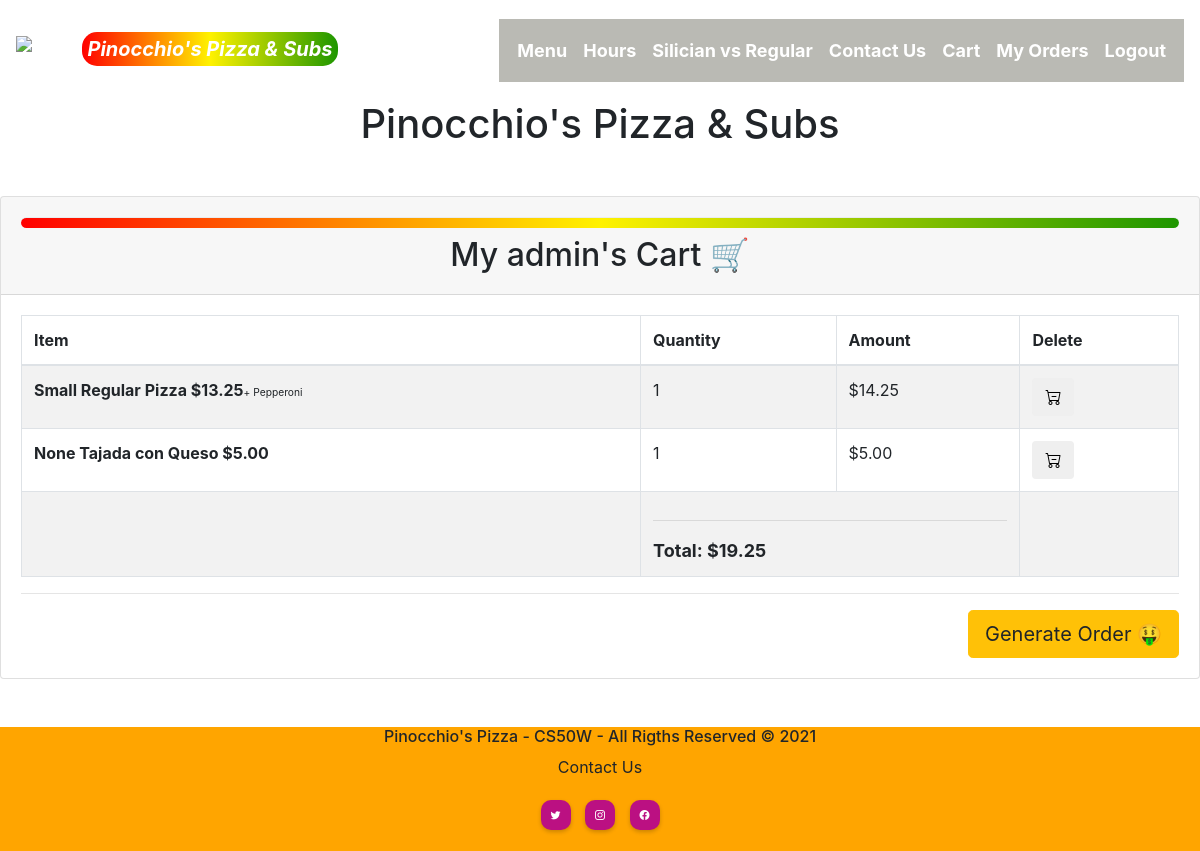
The page /cart (signed in) on the database as committed earlier.
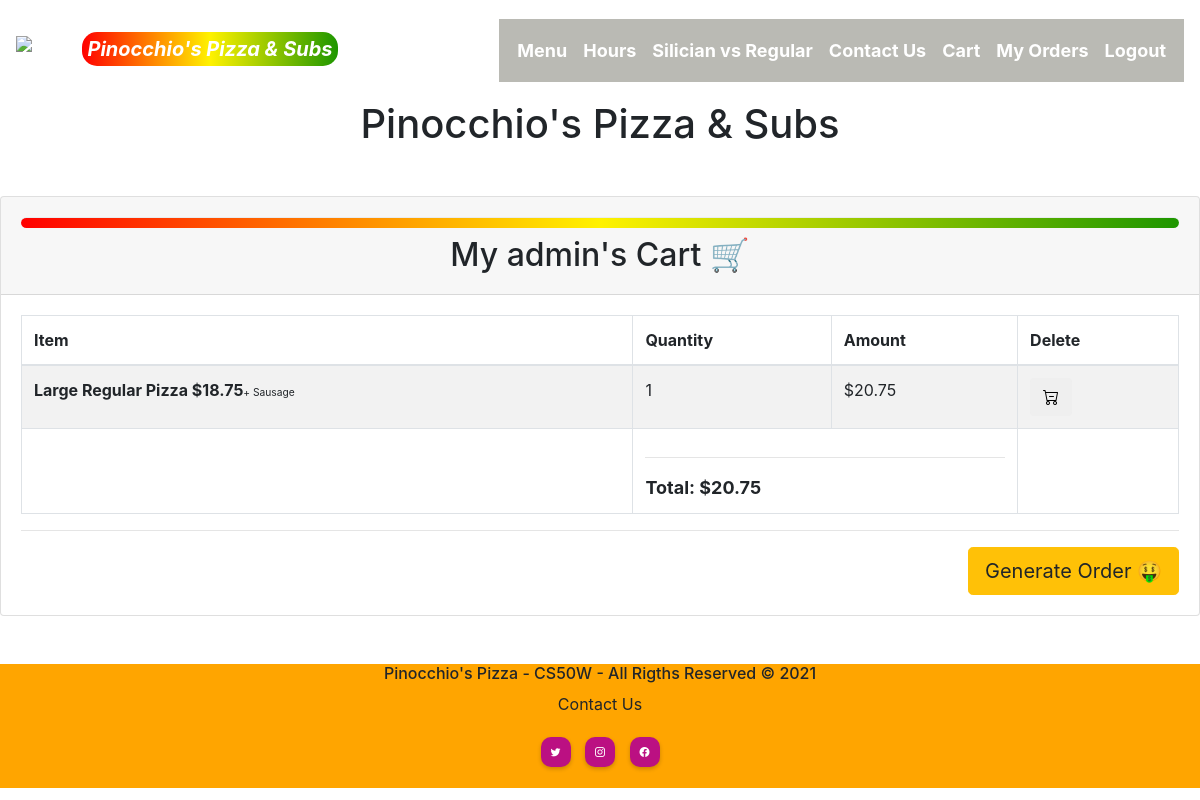
The same page on the database as committed later.
### orders/models.py (models this page shows, shortened)
class ItemCost(models.Model):
    size = models.ForeignKey(
        Size, on_delete=models.PROTECT, blank=True, null=True)
    itemcost = models.ManyToManyField(
        Inventory, blank=True, related_name="cost")
    amount = models.DecimalField(max_digits=6, decimal_places=2)
    def __str__(self):
        for each in self.itemcost.all():
            return f"{self.size} {each} ${self.amount}"

class Size(models.Model):
    size = models.CharField(max_length=64, blank=True)
    def __str__(self):
        return f"{self.size}"

class Inventory(models.Model):
    name = models.CharField(max_length=64)
    image = models.ImageField(upload_to="static/images/", blank=True)
    toppings = models.ManyToManyField(
        Topping, blank=True, related_name="toppings")
    special = models.BooleanField(default=False)
    customizable = models.BooleanField(default=True)
    item_type = models.ForeignKey(Type, on_delete=models.PROTECT, null=True)
    comments = models.CharField(max_length=500, blank=True)
    def __str__(self):
        return f" {self.name}"

class Topping(models.Model):
    item = models.CharField(max_length=64)
    def __str__(self):
        return f"{self.item}"

class Orderr(models.Model):
    STATUS = [
        ('Initiated', 'Initiated'),
        ('Completed', 'Completed'),
        ('Refunded', 'Refunded')
    ]
    qty = models.IntegerField()
    item = models.ManyToManyField(ItemCost, blank=True, related_name="item")
    item_topping = models.ManyToManyField(
        Topping, blank=True, related_name="item_topping")
    order_id = models.ForeignKey(
        Completed_Order_Ids, on_delete=models.PROTECT, null=True)
    status = models.CharField(
        max_length=64, choices=STATUS, default='Initiated')
    amount = models.DecimalField(max_digits=6, decimal_places=2, default=0.00)
    user = models.ForeignKey(User, on_delete=models.CASCADE)
    created_at = models.DateTimeField(auto_now_add=True)
    updated_at = models.DateTimeField(auto_now=True)
    class Meta:
        get_latest_by = ['item']

### orders/views.py (the view)
# urls.py: path('cart', views.cart, name='cart'),
def cart(request):
    orders =  Orderr.objects.filter(user_id=request.user.id)
    total = Decimal(0)
    cart_item_count = 0
    total_id = []
    for order in orders:
        if order.status == 'Initiated':
            total_id.append(order.id)
            cart_item_count = len(total_id)
            total += Decimal(order.amount)
    context = {
        "inventory": Inventory.objects.all(),
        "itemcost": ItemCost.objects.all(),
        "orders": orders,
        "total": total,
        "total_id": total_id,
        "cart_item_count": cart_item_count
    }
    return render(request, 'orders/cart.html', context)

### orders/templates/orders/cart.html (shortened to what this page needs)
{% extends "orders/layout.html" %}
{% block body %}
<div class="card mt-5">
    <div class="card-header">
        <div class="dropdown-divider title"></div>
        <h2 class="text-center">My {{request.user}}'s Cart &#128722; </h2>
    </div>
    {% if cart_item_count > 0 %}
    <div class="card-body">
        <div class="card-text">
            <div class="table-wrapper-scroll-y
                            my-custom-scrollbar" style="display: flex; flex-direction: column-reverse;">
                <table class="table table-bordered table-striped mb-0">
                    <thead>
                        <tr>
                            <th scope="col">Item</th>
                            <th scope="col">Quantity</th>
                            <th scope="col">Amount</th>
                            <th scope="col">Delete</th>
                        </tr>
                    </thead>
                    <tbody>
                        {% for order in orders %}
                        {% for item in order.item.all %}
                        <tr>
                            <th scope="row">{{item}}{% if order.item_topping.all %}<small><small>+ {% for topping in order.item_topping.all %} {{topping}} {% if not forloop.last %}, {% endif %}
                                    {% endfor %}</small></small>{% endif %}</th>
                            <td>{{order.qty}}</td>
                            <td>${{order.amount}}</td>
                            <td>
                                <form action="{% url 'delete_item' %}" method="POST">
                                    <input type="hidden" name="item_id" value="{{order.id}}"><button type="submit"
                                        class="btn"><i class="bi bi-cart-dash"></i></button>
                                </form>
                            </td>
                        </tr>
                        {% endfor %}
                        {% endfor %}
                        <tr>
                            <td></td>
                            <td colspan="2">
                                <hr> <b style="font-size:large;">Total: ${{ total }}</b>
                            </td>
                            <td></td>
                        </tr>
                    </tbody>
                </table>
            </div>
            <hr>
            <span class="float-right">
                <button type="button" class="btn btn-warning btn-lg" data-toggle="modal" data-target="#checkout">
                    Generate Order 🤑
                </button>
            </span>
        </div>
    </div>
    {% else %}
    <span class="p-5" style='font-size:20px;'>Your cart is empty &#128575;</span>
    {% endif %}
</div>
{% endblock %}

### orders/templates/orders/layout.html (shortened to what this page needs)
<!DOCTYPE html>
<html lang="en">
<head>
    <link rel="stylesheet" href="https://maxcdn.bootstrapcdn.com/bootstrap/4.0.0/css/bootstrap.min.css"
>
    <link rel="stylesheet" href="https://cdn.jsdelivr.net/npm/bootstrap-icons@1.3.0/font/bootstrap-icons.css">
    {% load static %}
    <link rel="stylesheet" href="{% static 'css/main.css' %}">
</head>
<body>
<nav class="navbar navbar-expand-lg navbar-dark">
    <a class="navbar-brand" href="{% url 'index' %}"><img src="http://www.pinocchiospizza.net/images/pinocchio_72.gif" alt="pizza" height="80px"><b class="title">Pinocchio's Pizza & Subs</b></a>
    <div class="collapse navbar-collapse" id="navbarSupportedContent">
        <ul class="navbar-nav ml-auto lista">
            {% if user.username %}
            <li class="nav-item active"><a class="nav-link" href="{% url 'index' %}"><span><b>Menu</b></span></a></li>
            <li class="nav-item active"><a class="nav-link" href=""><span><b>Hours</b></span></a></li>
            <li class="nav-item active"><a class="nav-link" href=""><span><b>Silician vs Regular</b></span></a></li>
            <li class="nav-item active"><a class="nav-link" href="#contact"><span><b>Contact Us</b></span></a></li>
            <li class="nav-item active"><a class="nav-link" href="{% url 'cart' %}"><span><b>Cart</b></span></a></li>
            <li class="nav-item active"><a class="nav-link" href="{% url 'orders' %}"><span><b>My Orders</b></span></a></li>
            <li class="nav-item active"><a class="nav-link" href="{% url 'logout' %}"><span><b>Logout</b></span> </a></li>
            {% endif %}
        </ul>
    </div>
</nav>
<h1 class="text-center">Pinocchio's Pizza & Subs</h1>
{% block body %}{% endblock %}
<footer class="text-center mt-5">
    <div>
        <h6 class=footer-content>Pinocchio's Pizza - CS50W - All Rigths Reserved © 2021</h6>
        <p>Contact Us</p>
    </div>
    <div class="redes-container" id="contact">
        <div class="row">
            <ul class="col-12">
                <li><a href="https://twitter.com/PinocchiosPizz" class="twitter"><i
                            class="bi bi-twitter"></i></a></li>
                <li><a href="https://www.instagram.com/pinocchiospizza1/" class="instagram"><i
                            class="bi bi-instagram"></i></a></li>
                <li><a href="https://www.facebook.com/PinocchiosPizzaNo1/" class="facebook"><i class="bi bi-facebook"></i></a></li>
            </ul>
        </div>
    </div>
</footer>
</body>
</html>

### orders/static/css/main.css (style rules this page uses)
nav { background: url(https://a-static.besthdwallpaper.com/sabores-de-pizza-papel-pintado-3554x1999-43743_53.jpg); height: 100px; background-size: cover; display: flex; position: relative; }
.title { background: #1e9600; background: -webkit-linear-gradient( to right, #ff0000, #fff200, #1e9600 ); background: linear-gradient( to right, #ff0000, #fff200, #1e9600 ); font-size: 20px; font-style: italic; border-radius: 15px; padding: 5px; }
a > span { color: rgb(255, 255, 255); font-size: 18px; }
.lista { padding: 10px; background-color: rgba(68, 67, 51, 0.364); }
footer { background: orange; }
.redes-container { display: flex; align-items: center; justify-content: center; }
.redes-container ul li { display: inline-block; margin: 5px; width: 30px; height: 30px; text-align: center; }
.redes-container ul li a { display: block; padding: 0 10px; background: #bb1082; color: white; line-height: 30px; border-radius: 10px; font-size: 10px; box-shadow: 0 2px 4px 0px rgba(0, 0, 0, 0.2); transition: 0.2s; }
td { padding: 10px; }
th { padding: 10px; }

Rows that differ between the two databases and show on the page:
removed Orderr: qty "1", amount "14.25"
no longer on this page (row unchanged): ItemCost: id+size+amount "Small Regular Pizza $13.25"
no longer on this page (row unchanged): Topping: item "Pepperoni", shown under "Small Regular Pizza $13.25"
removed Orderr: qty "1", amount "5.00"
no longer on this page (row edited): ItemCost: id+size+amount "None Tajada con Queso $5.00"
added Orderr: qty "1", amount "20.75"
now on this page (row unchanged): ItemCost: id+size+amount "Large Regular Pizza $18.75"
now on this page (row unchanged): Topping: item "Sausage", shown under "Large Regular Pizza $18.75"
Other text that changed with them:
{{ total }}: "19.25" → "20.75"
